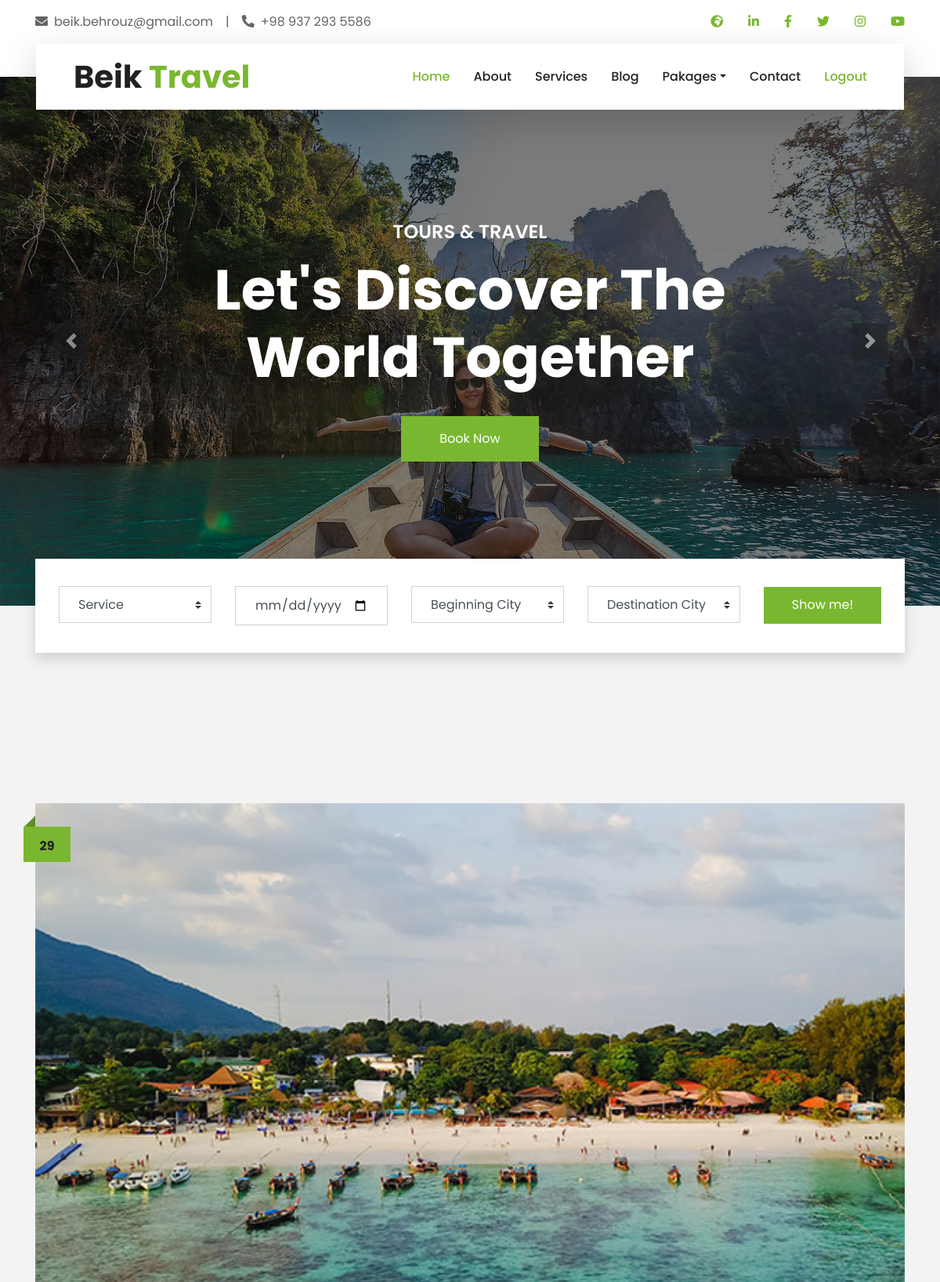
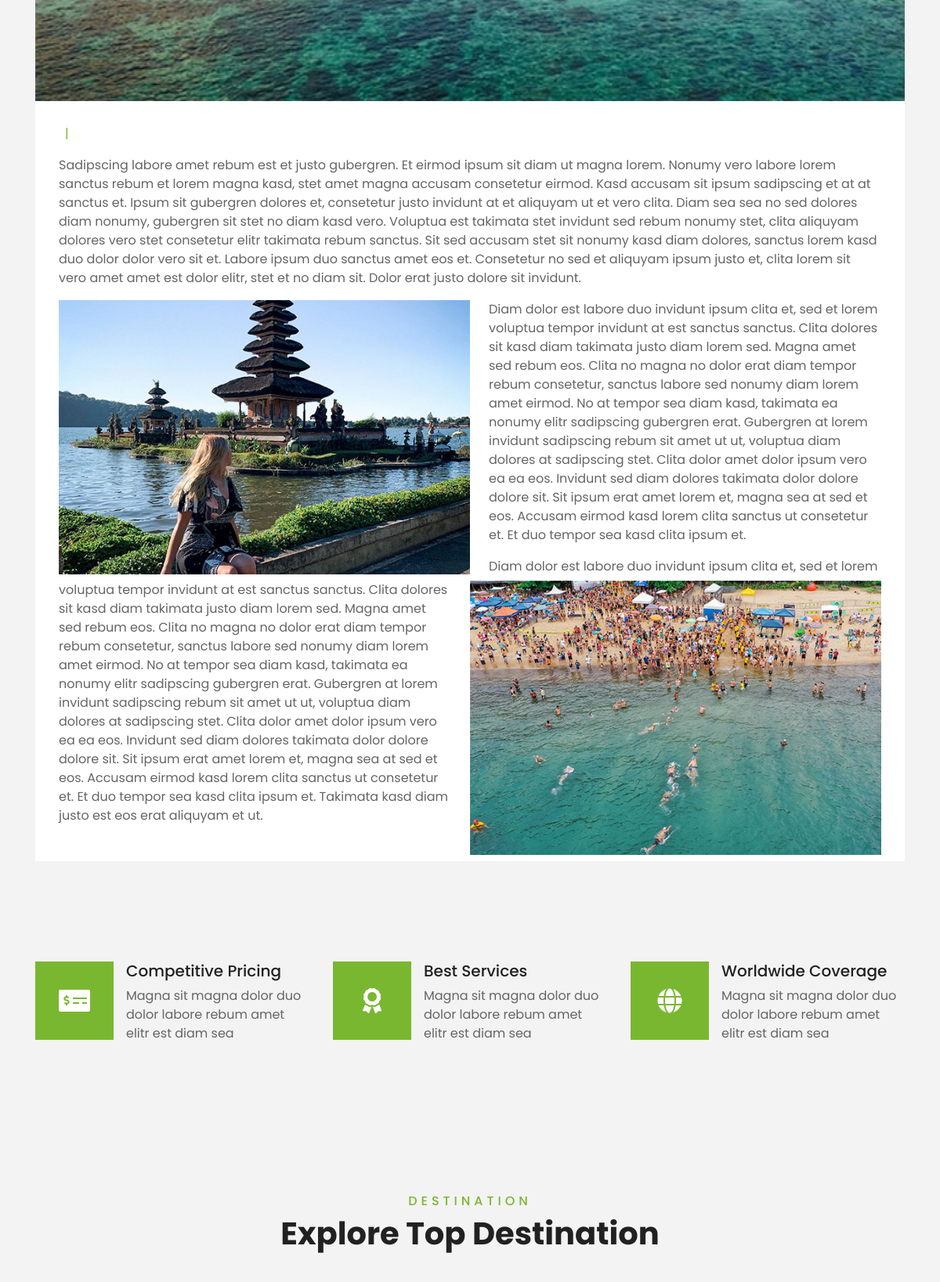
Screenshot of / (signed in, upper part) with the database file from the repository (2 pictures, top to bottom).
### Blog/models.py (models this page shows, shortened)
class ArticleImg(models.Model):
    title = models.CharField(max_length=15, default="0")
    image = models.ImageField(upload_to='Frame')
    article = models.ForeignKey(Article, on_delete=models.CASCADE)
    imgOrder = models.PositiveIntegerField()

class ArticlePart(models.Model):
    partTitle = models.CharField(max_length=50)
    text = models.TextField()
    article = models.ForeignKey(Article, on_delete=models.CASCADE)
    partOrder = models.PositiveIntegerField()

### Home/views.py (the view)
# urls.py: path('', views.index, name='index'),
def index(request):
    selectedArticle = SpecialPosition.objects.get(title='Homepage')
    homePageArticle = MyArticle(Article.objects.get(id=selectedArticle.article.id))
    cities = City.objects.filter(home_page_display=True).order_by('-id')[:6]
    Guides = CustomUser.objects.filter(usertype='Gu').order_by('-id')
    users = CustomUser.objects.filter(usertype='Us').order_by('-id')
    destinations = City.objects.all()
    tour = Tour.objects.filter(home_page_display=True).order_by('-id')[:6]
    context = {
        'destinations': destinations,
        'SignIn': 'Sign In',
        'SignOut': 'SignOut',
        'SignUp': 'SignUp',
        'Search': 'Search',
        'Services': 'Services',
        'Menu': 'Menu',
        'cities':cities,
        'tour':tour,
        'Guides':Guides,
        'users' : users,
        'myarticle' : homePageArticle,
    }
    return (render(request,'Home/index.html', context))

### Home/models.py (called while the page is built)
    def tour_duration(self):
        timediff = self.transportBack.recivetime - self.transportGo.starttime
        return timediff.days

### Home/templates/Home/index.html (shortened to what this page needs)
{% extends '_base.html' %}
{% load static %}
{% load djmoney %}
{% block static%}
    <link href="{% static 'lib/owlcarousel/assets/owl.carousel.min.css' %}" rel="stylesheet">
    <link href="{% static 'lib/tempusdominus/css/tempusdominus-bootstrap-4.min.css' %}" rel="stylesheet" />
    <link href="{% static 'css/style.css' %}" rel="stylesheet">
{%endblock%}
{% block body %}
    <div class="container-fluid p-0">
        <div id="header-carousel" class="carousel slide" data-ride="carousel">
            <div class="carousel-inner">
                <div class="carousel-item active">
                    <img class="w-100" src="{% static 'img/carousel-1.jpg' %}" alt="Image">
                    <div class="carousel-caption d-flex flex-column align-items-center justify-content-center">
                        <div class="p-3" style="max-width: 900px;">
                            <h4 class="text-white text-uppercase mb-md-3">Tours & Travel</h4>
                            <h1 class="display-3 text-white mb-md-4">Let's Discover The World Together</h1>
                            <a href="{% url 'Home:package' %}" class="btn btn-primary py-md-3 px-md-5 mt-2">Book Now</a>
                        </div>
                    </div>
                </div>
            </div>
            <a class="carousel-control-prev" href="#header-carousel" data-slide="prev">
                <div class="btn btn-dark" style="width: 45px; height: 45px;">
                    <span class="carousel-control-prev-icon mb-n2"></span>
                </div>
            </a>
            <a class="carousel-control-next" href="#header-carousel" data-slide="next">
                <div class="btn btn-dark" style="width: 45px; height: 45px;">
                    <span class="carousel-control-next-icon mb-n2"></span>
                </div>
            </a>
        </div>
    </div>
    {% include 'Booking.html' %}
    {% include myarticle.frame %}
    <div class="container-fluid pb-5">
        <div class="container pb-5">
            <div class="row">
                <div class="col-md-4">
                    <div class="d-flex mb-4 mb-lg-0">
                        <div class="d-flex flex-shrink-0 align-items-center justify-content-center bg-primary mr-3" style="height: 100px; width: 100px;">
                            <i class="fa fa-2x fa-money-check-alt text-white"></i>
                        </div>
                        <div class="d-flex flex-column">
                            <h5 class="">Competitive Pricing</h5>
                            <p class="m-0">Magna sit magna dolor duo dolor labore rebum amet elitr est diam sea</p>
                        </div>
                    </div>
                </div>
                <div class="col-md-4">
                    <div class="d-flex mb-4 mb-lg-0">
                        <div class="d-flex flex-shrink-0 align-items-center justify-content-center bg-primary mr-3" style="height: 100px; width: 100px;">
                            <i class="fa fa-2x fa-award text-white"></i>
                        </div>
                        <div class="d-flex flex-column">
                            <h5 class="">Best Services</h5>
                            <p class="m-0">Magna sit magna dolor duo dolor labore rebum amet elitr est diam sea</p>
                        </div>
                    </div>
                </div>
                <div class="col-md-4">
                    <div class="d-flex mb-4 mb-lg-0">
                        <div class="d-flex flex-shrink-0 align-items-center justify-content-center bg-primary mr-3" style="height: 100px; width: 100px;">
                            <i class="fa fa-2x fa-globe text-white"></i>
                        </div>
                        <div class="d-flex flex-column">
                            <h5 class="">Worldwide Coverage</h5>
                            <p class="m-0">Magna sit magna dolor duo dolor labore rebum amet elitr est diam sea</p>
                        </div>
                    </div>
                </div>
            </div>
        </div>
    </div>
    <div id="dest" class="container-fluid py-5">
        <div class="container pt-5 pb-3">
            <div class="text-center mb-3 pb-3">
                <h6 class="text-primary text-uppercase" style="letter-spacing: 5px;">Destination</h6>
                <h1>Explore Top Destination</h1>
            </div>
        </div>
    </div>
{% endblock %}

### templates/blogFrame2.html (shortened to what this page needs)
{% load static %}
<div class="container-fluid py-5">
    <div class="container py-5">
        <div class="row">
            <div class="col-lg-12">
                <div class="pb-3">
                    <div class="blog-item">
                        <div class="position-relative">
                            <img class="img-fluid w-100" src="{{ myarticle.images.0.image.url }}" alt="{{ myarticle.images.0.title }}">
                            <div class="blog-date">
                                <h6 class="font-weight-bold mb-n1">{{ myarticle.create.date.day }}</h6>
                            </div>
                        </div>
                    </div>
                    <div class="bg-white mb-3" style="padding: 30px;">
                        <div class="d-flex mb-3">
                            <span class="text-primary px-2">|</span>
                        </div>
                        <p>{{ myarticle.parts.0.text }}</p>
                        <img class="img-fluid w-50 float-left mr-4 mb-2" src="{{ myarticle.images.1.image.url }}" alt="{{ myarticle.images.1.title }}">
                        <p>{{ myarticle.parts.1.text }}</p>
                        <img class="img-fluid w-50 float-right ml-4 mb-2" src="{{ myarticle.images.2.image.url }}" alt="{{ myarticle.images.2.title }}">
                        <p>{{ myarticle.parts.2.text }}</p>
                    </div>
                </div>
            </div>
        </div>
    </div>
</div>

### rows the page displays
ArticleImg: images.0.image (picture)
ArticlePart: parts.0.text "Sadipscing labore amet rebum est et justo gubergren. Et eirmod ipsum sit diam ut magna lorem. Nonumy vero labore lorem sanctus rebum et lorem magna kasd, stet amet magna accusam consetetur eirmod. Kasd accusam sit ipsum sadipscing et at at sanctus et. Ipsum sit gubergren dolores et, consetetur justo invidunt at et aliquyam ut et vero clita. Diam sea sea no sed dolores diam nonumy, gubergren sit stet no diam kasd vero. Voluptua est takimata stet invidunt sed rebum nonumy stet, clita aliquyam dolores vero stet consetetur elitr takimata rebum sanctus. Sit sed accusam stet sit nonumy kasd diam dolores, sanctus lorem kasd duo dolor dolor vero sit et. Labore ipsum duo sanctus amet eos et.…"
ArticleImg: images.1.image (picture)
ArticlePart: parts.1.text "Diam dolor est labore duo invidunt ipsum clita et, sed et lorem voluptua tempor invidunt at est sanctus sanctus. Clita dolores sit kasd diam takimata justo diam lorem sed. Magna amet sed rebum eos. Clita no magna no dolor erat diam tempor rebum consetetur, sanctus labore sed nonumy diam lorem amet eirmod. No at tempor sea diam kasd, takimata ea nonumy elitr sadipscing gubergren erat. Gubergren at lorem invidunt sadipscing rebum sit amet ut ut, voluptua diam dolores at sadipscing stet. Clita dolor amet dolor ipsum vero ea ea eos. Invidunt sed diam dolores takimata dolor dolore dolore sit. Sit ipsum erat amet lorem et, magna sea at sed et eos. Accusam eirmod kasd lorem clita sanctus ut…"
ArticleImg: images.2.image (picture)
ArticlePart: parts.2.text "Diam dolor est labore duo invidunt ipsum clita et, sed et lorem voluptua tempor invidunt at est sanctus sanctus. Clita dolores sit kasd diam takimata justo diam lorem sed. Magna amet sed rebum eos. Clita no magna no dolor erat diam tempor rebum consetetur, sanctus labore sed nonumy diam lorem amet eirmod. No at tempor sea diam kasd, takimata ea nonumy elitr sadipscing gubergren erat. Gubergren at lorem invidunt sadipscing rebum sit amet ut ut, voluptua diam dolores at sadipscing stet. Clita dolor amet dolor ipsum vero ea ea eos. Invidunt sed diam dolores takimata dolor dolore dolore sit. Sit ipsum erat amet lorem et, magna sea at sed et eos. Accusam eirmod kasd lorem clita sanctus ut…"

### other values shown
{{ myarticle.create.date.day }} "29"
